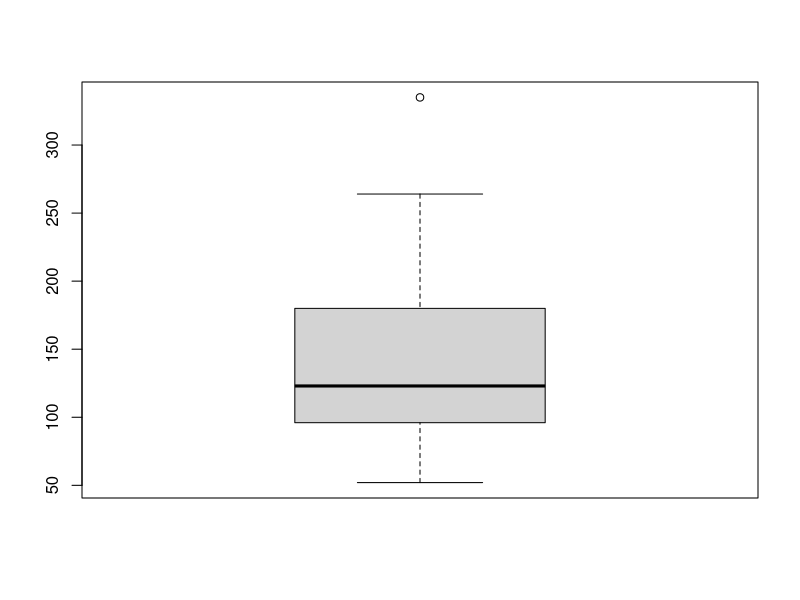

Write the R code that produced this figure.
## ---- chunk 1
# We type the below into the console 👇
10+5
## ---- chunk 2
# Here we create a nice boxplot using a dataset called 'mtcars'
boxplot(mtcars$hp)
## ---- chunk 3

# Type a '?' and immediately add the name to bring up helpful information.

?mtcars
